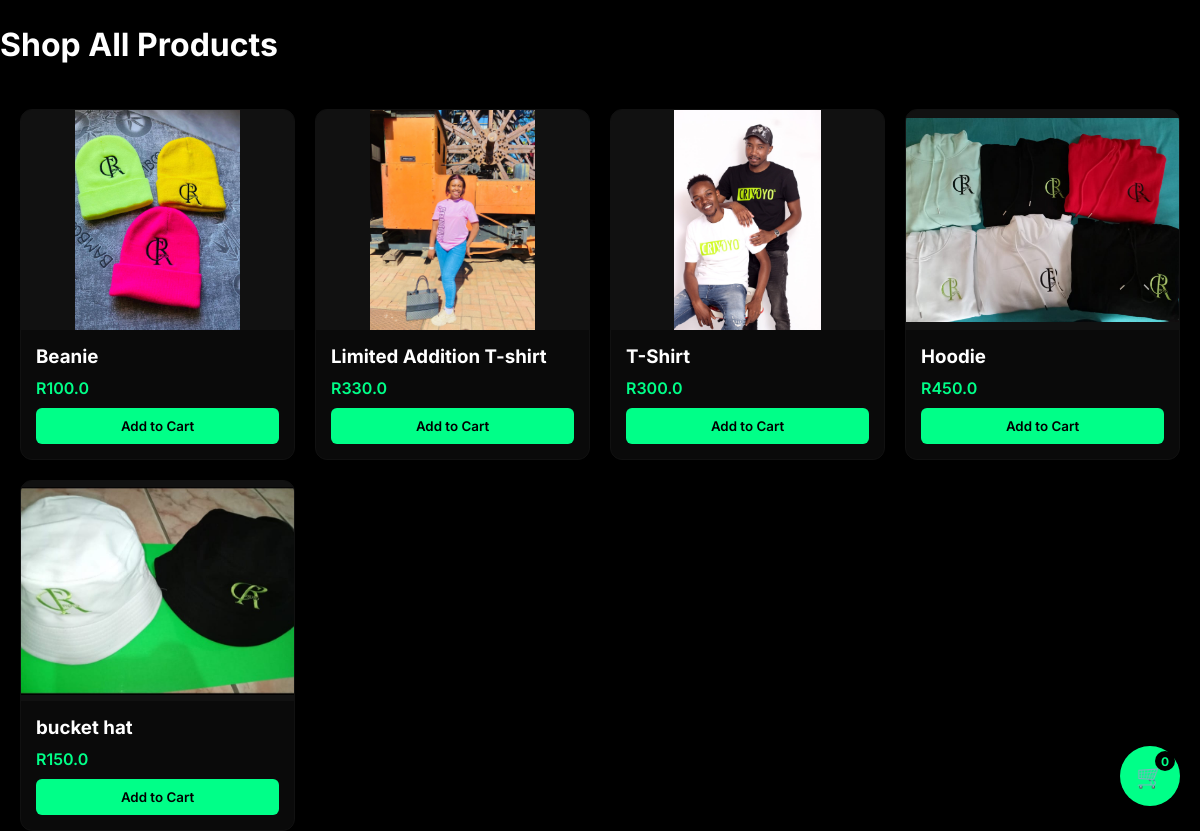
Page /shop on the committed database.
### tables this page shows
CREATE TABLE products (
            id INTEGER PRIMARY KEY AUTOINCREMENT,
            name TEXT NOT NULL,
            price REAL NOT NULL,
            image TEXT NOT NULL,
            created_at TIMESTAMP DEFAULT CURRENT_TIMESTAMP
        );

### app.py (the view)
@app.route('/shop')
def shop():
    products = get_all_products()
    return render_template(
        'shop.html',
        products=products
    )

### app.py (called while the page is built)
def get_db():
    conn = sqlite3.connect(DATABASE)
    conn.row_factory = sqlite3.Row
    return conn

@app.context_processor
def inject_cart_count():
    cart = session.get('cart', [])
    if cart and isinstance(cart[0], dict):
        cart_count = sum(item.get('quantity', 1) for item in cart)
    else:
        cart_count = len(cart)
    return dict(cart_count=cart_count)

def get_all_products():
    conn = get_db()
    products = [dict(row) for row in conn.execute('SELECT * FROM products ORDER BY id DESC').fetchall()]
    conn.close()
    return products

def get_cookie_consent(req):
    consent_cookie = req.cookies.get(
        app.config['COOKIE_CONSENT_COOKIE']
    )
    if consent_cookie:
        try:
            return json.loads(consent_cookie)
        except:
            pass
    return {
        'essential': True
    }

@app.before_request
def load_persistent_cart():
    if request.path.startswith('/static'):
        return
    consent = get_cookie_consent(request)
    if consent.get('functional'):
        persistent_cart = get_persistent_cart(request)
        if 'cart' not in session and persistent_cart:
            session['cart'] = persistent_cart
            session.modified = True

@app.after_request
def save_cart_to_cookie(response):
    consent = get_cookie_consent(request)
    if (
        consent.get('functional')
        and 'cart' in session
        and request.endpoint != 'static'
    ):
        response = set_persistent_cart(
            response,
            session['cart']
        )
    return response

### templates/shop.html (shortened to what this page needs)
<!DOCTYPE html>
<html lang="en">
<head>
</head>
<body>
<div class="container header">
    <h1>Shop All Products</h1>
</div>
<div class="container">
    <div class="grid">
        {% for product in products %}
        <div class="card">
            <img src="{{ product.image }}" alt="{{ product.name }}">
            <div class="card-body">
                <h3>{{ product.name }}</h3>
                <div class="price">R{{ product.price }}</div>
                <a href="/add_to_cart/{{ product.id }}">
                    <button class="btn">Add to Cart</button>
                </a>
            </div>
        </div>
        {% endfor %}
    </div>
</div>
<a href="/cart" class="floating-cart">
    🛒 <span class="cart-count">{{ cart_count }}</span>
</a>
</body>
</html>

### templates/shop.html (style rules this page uses)
* { margin:0; padding:0; box-sizing:border-box; font-family:'Inter',sans-serif; }
html, body { width:100%; overflow-x:hidden; }
body { background:#000; color:#fff; }
.container { max-width:1200px; margin:auto; padding:0 20px; }
.header { padding:25px 0; }
.header h1 { font-size:2rem; }
.grid { display:grid; grid-template-columns:repeat(auto-fit,minmax(240px,1fr)); gap:20px; margin-top:20px; }
.card { background:#0a0a0a; border:1px solid #111; border-radius:12px; overflow:hidden; transition:0.3s; display:flex; flex-direction:column; }
.card img { width:100%; height:220px; object-fit:contain; background:#111; }
.card-body { padding:15px; flex:1; display:flex; flex-direction:column; }
.price { color:#00ff88; font-weight:600; margin:10px 0; }
.btn { width:100%; padding:10px; border:none; background:#00ff88; color:#000; border-radius:6px; font-weight:600; cursor:pointer; margin-top:auto; }
.floating-cart { position:fixed; bottom:25px; right:20px; background:#00ff88; color:#000; width:60px; height:60px; border-radius:50%; display:flex; align-items:center; justify-content:center; font-size:1.4rem; text-decoration:none; box-shadow:0 10px 25px rgba(0,0,0,0.4); z-index:9999; transition:0.3s; }
.floating-cart .cart-count { position:absolute; top:5px; right:5px; background:#000; color:#00ff88; width:20px; height:20px; border-radius:50%; font-size:0.75rem; display:flex; align-items:center; justify-content:center; font-weight:700; }

### rows in the picture
products: image (picture), name "Beanie", price "100.0"
products: image (picture), name "Limited Addition T-shirt", price "330.0"
products: image (picture), name "T-Shirt", price "300.0"
products: image (picture), name "Hoodie", price "450.0"
products: image (picture), name "bucket hat", price "150.0"

### other values in the picture
{{ cart_count }} "0"
